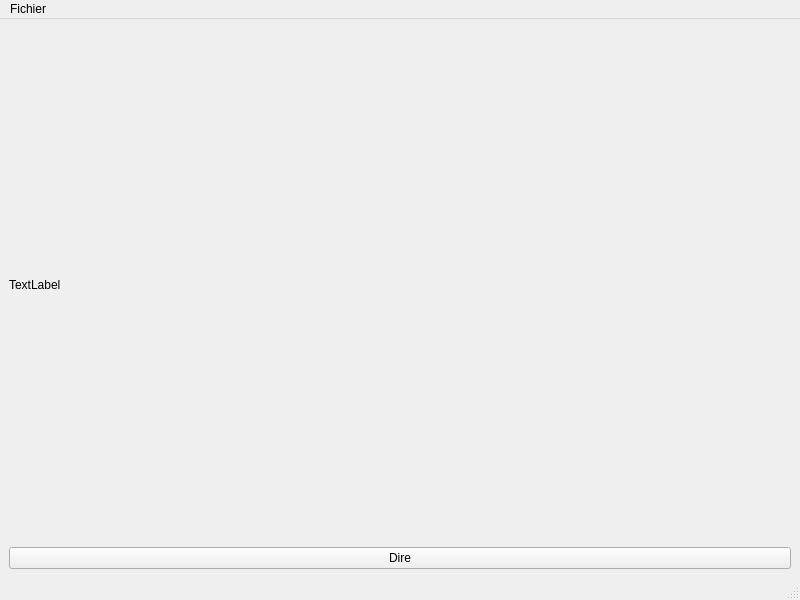
<?xml version="1.0" encoding="UTF-8"?>
<ui version="4.0">
 <class>PhilMainWindow</class>
 <widget class="QMainWindow" name="PhilMainWindow">
  <property name="geometry">
   <rect>
    <x>0</x>
    <y>0</y>
    <width>800</width>
    <height>600</height>
   </rect>
  </property>
  <property name="windowTitle">
   <string>PhilMainWindow</string>
  </property>
  <widget class="QWidget" name="centralwidget">
   <layout class="QVBoxLayout" name="verticalLayout">
    <item>
     <widget class="QLabel" name="lblPhrase">
      <property name="text">
       <string>TextLabel</string>
      </property>
     </widget>
    </item>
    <item>
     <widget class="QPushButton" name="btnDire">
      <property name="text">
       <string>Dire</string>
      </property>
     </widget>
    </item>
   </layout>
  </widget>
  <widget class="QMenuBar" name="menubar">
   <property name="geometry">
    <rect>
     <x>0</x>
     <y>0</y>
     <width>800</width>
     <height>20</height>
    </rect>
   </property>
   <widget class="QMenu" name="menuFichier">
    <property name="title">
     <string>Fichier</string>
    </property>
    <addaction name="actionOuvrir"/>
   </widget>
   <addaction name="menuFichier"/>
  </widget>
  <widget class="QStatusBar" name="statusbar"/>
  <action name="actionOuvrir">
   <property name="text">
    <string>&amp;Ouvrir</string>
   </property>
  </action>
 </widget>
 <resources/>
 <connections/>
</ui>
